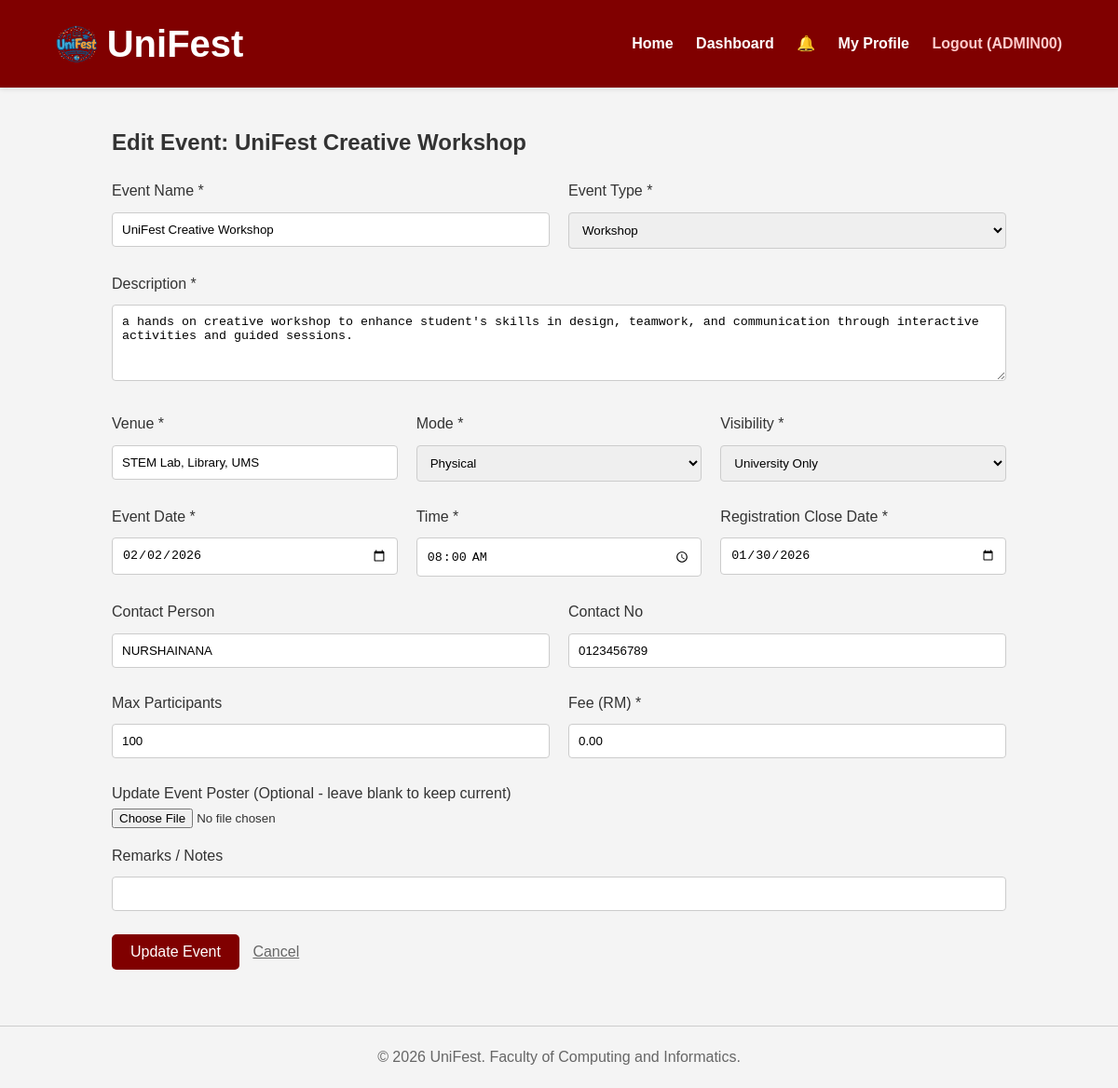
Page /edit_event.php?id=2 (signed in) on the committed database.
### tables this page shows
CREATE TABLE `events` (
  `id` int(11) NOT NULL,
  `event_name` varchar(255) NOT NULL,
  `description` text NOT NULL,
  `organizer_id` int(11) NOT NULL,
  `contact_person` varchar(100) DEFAULT NULL,
  `contact_no` varchar(20) DEFAULT NULL,
  `type` enum('Workshop','Seminar','Competition','Festival','Sport','Course') NOT NULL,
  `venue` varchar(255) NOT NULL,
  `event_date` date NOT NULL,
  `event_time` time NOT NULL,
  `mode` enum('Physical','Online','Hybrid') NOT NULL,
  `registration_close_date` date NOT NULL,
  `max_participants` int(11) DEFAULT NULL,
  `fee` decimal(10,2) NOT NULL DEFAULT 0.00,
  `remarks` text DEFAULT NULL,
  `poster` varchar(255) DEFAULT NULL,
  `status` enum('pending','approved','archived') DEFAULT 'pending',
  `visibility` enum('public','university') NOT NULL DEFAULT 'public'
);

### edit_event.php (the view, shortened to what this page needs)
<?php
require 'config/db.php';
require 'includes/header.php';
$event_id = $_GET['id'];
$stmt = $pdo->prepare("SELECT * FROM events WHERE id = ?");
$stmt->execute([$event_id]);
$event = $stmt->fetch();
?>
<h2>Edit Event: <?= htmlspecialchars($event['event_name']) ?></h2>
<form method="POST" action="" enctype="multipart/form-data">
    <div style="display:flex; gap: 20px;">
        <div class="form-group" style="flex:1;">
            <label>Event Name *</label>
            <input type="text" name="event_name" value="<?= htmlspecialchars($event['event_name']) ?>" required>
        </div>
        <div class="form-group" style="flex:1;">
            <label>Event Type *</label>
            <select name="type" required>
                <?php
                $types = ['Workshop', 'Seminar', 'Competition', 'Festival', 'Sport', 'Course'];
                foreach($types as $t) {
                    $selected = ($event['type'] == $t) ? 'selected' : '';
                    echo "<option value='$t' $selected>$t</option>";
                }
                ?>
            </select>
        </div>
    </div>
    <div class="form-group">
        <label>Description *</label>
        <textarea name="description" rows="4" required><?= htmlspecialchars($event['description']) ?></textarea>
    </div>
    <div style="display:flex; gap: 20px;">
        <div class="form-group" style="flex:1;">
            <label>Venue *</label>
            <input type="text" name="venue" value="<?= htmlspecialchars($event['venue']) ?>" required>
        </div>
        <div class="form-group" style="flex:1;">
            <label>Mode *</label>
            <select name="mode" required>
                <option value="Physical" <?= $event['mode']=='Physical'?'selected':'' ?>>Physical</option>
            </select>
        </div>
        <div class="form-group" style="flex:1;">
            <label>Visibility *</label>
            <select name="visibility" required>
                <option value="university" <?= $event['visibility']=='university'?'selected':'' ?>>University Only</option>
            </select>
        </div>
    </div>
    <div style="display:flex; gap: 20px;">
        <div class="form-group" style="flex:1;">
            <label>Event Date *</label>
            <input type="date" name="event_date" value="<?= $event['event_date'] ?>" required>
        </div>
        <div class="form-group" style="flex:1;">
            <label>Time *</label>
            <input type="time" name="event_time" value="<?= $event['event_time'] ?>" required>
        </div>
        <div class="form-group" style="flex:1;">
            <label>Registration Close Date *</label>
            <input type="date" name="close_date" value="<?= $event['registration_close_date'] ?>" required>
        </div>
    </div>
    <div style="display:flex; gap: 20px;">
        <div class="form-group" style="flex:1;">
            <label>Contact Person</label>
            <input type="text" name="contact_person" value="<?= htmlspecialchars($event['contact_person']) ?>">
        </div>
        <div class="form-group" style="flex:1;">
            <label>Contact No</label>
            <input type="text" name="contact_no" value="<?= htmlspecialchars($event['contact_no']) ?>">
        </div>
    </div>
    <div style="display:flex; gap: 20px;">
        <div class="form-group" style="flex:1;">
            <label>Max Participants</label>
            <input type="number" name="max_participants" value="<?= $event['max_participants'] ?>">
        </div>
        <div class="form-group" style="flex:1;">
            <label>Fee (RM) *</label>
            <input type="number" step="0.01" name="fee" value="<?= $event['fee'] ?>" required>
        </div>
    </div>
    <div class="form-group">
        <label>Update Event Poster (Optional - leave blank to keep current)</label>
        <br>
        <input type="file" name="poster" accept="image/*">
    </div>
    <div class="form-group">
        <label>Remarks / Notes</label>
        <input type="text" name="remarks" value="<?= htmlspecialchars($event['remarks']) ?>">
    </div>
    <button type="submit" class="btn">Update Event</button>
    <a href="dashboard.php" style="margin-left:10px; color:#666;">Cancel</a>
</form>
<?php require 'includes/footer.php'; ?>

### assets/style.css (style rules this page uses)
:root { --primary-color: #800000; --secondary-color: #333; --bg-color: #f4f4f4; --text-color: #333; }
body { font-family: Arial, sans-serif; background-color: var(--bg-color); margin: 0; padding: 0; color: var(--text-color); line-height: 1.6; }
.btn { display: inline-block; background-color: var(--primary-color); color: white; padding: 10px 20px; text-decoration: none; border-radius: 5px; border: none; cursor: pointer; font-size: 1rem; }
input[type="text"], input[type="email"], input[type="password"], input[type="number"], input[type="date"], input[type="time"], select, textarea { width: 100%; padding: 10px; margin: 10px 0; border: 1px solid #ccc; border-radius: 4px; box-sizing: border-box; }
.form-group { margin-bottom: 15px; }

### rows in the picture
events: event_name "UniFest Creative Workshop", description "a hands on creative workshop to enhance student's skills in design, teamwork, and communication through interactive activities and guided sessions.", venue "STEM Lab, Library, UMS", mode "Physical", visibility "University Only", event_date "02/02/2026", event_time "08:00:00", close_date "01/30/2026", contact_person "NURSHAINANA", contact_no "0123456789", max_participants "100", fee "0.00"

### other values in the picture
$_SESSION['user_name'] "ADMIN00"
form field type "Workshop"
